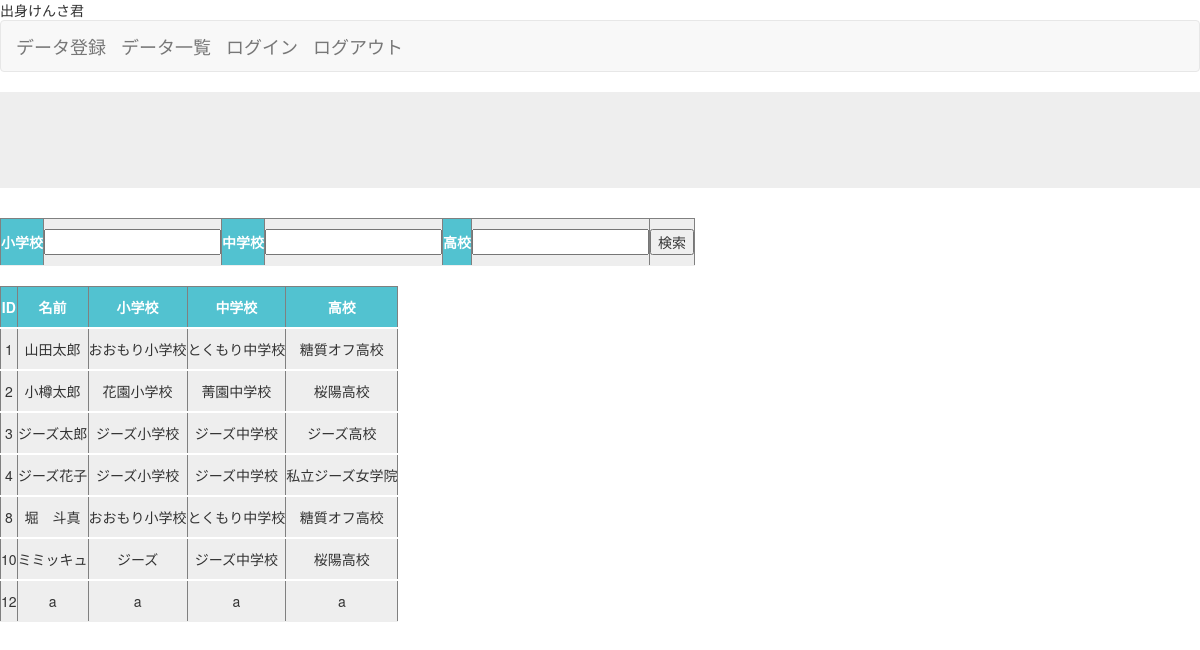
Page /PHP_kadai/search.php (signed in) on the committed database.
### tables this page shows
CREATE TABLE `school` (
  `id` int(12) NOT NULL,
  `name` varchar(64) NOT NULL,
  `e_school` varchar(64) NOT NULL,
  `j_school` varchar(64) NOT NULL,
  `h_school` varchar(64) NOT NULL,
  `date` datetime NOT NULL
);

### PHP_kadai/search.php (the view, shortened to what this page needs)
<?php
require_once('common.php');
$dsn='mysql:dbname=kadai;host=localhost;charset=utf8';
$user='root';
$password='';
$dbh=new PDO($dsn,$user,$password);
$dbh->setAttribute(PDO::ATTR_ERRMODE,PDO::ERRMODE_EXCEPTION);
if (isset($_POST["search"])) {
if (isset($_POST["e_school"]) && empty($_POST["j_school"]) && empty($_POST["h_school"])){
$e_school = $_POST["e_school"];
$j_school = '';
$h_school = '';
}
if (empty($_POST["e_school"]) && isset($_POST["j_school"]) && empty($_POST["h_school"])){
$e_school = '';
$j_school = $_POST["j_school"];
$h_school = '';
}
if (empty($_POST["e_school"]) && empty($_POST["j_school"]) && isset($_POST["h_school"])){
$e_school = '';
$j_school = '';
$h_school = $_POST["h_school"];
}
if (empty($_POST["e_school"]) && isset($_POST["j_school"]) && isset($_POST["h_school"])){
$e_school = $_POST[""];
$j_school = $_POST["j_school"];
$h_school = $_POST["h_school"];
}
if (isset($_POST["e_school"]) && empty($_POST["j_school"]) && isset($_POST["h_school"])){
$e_school = $_POST["e_school"];
$j_school = $_POST[""];
$h_school = $_POST["h_school"];
}
if (isset($_POST["e_school"]) && isset($_POST["j_school"]) && empty($_POST["h_school"])){
$e_school = $_POST["e_school"];
$j_school = $_POST["j_school"];
$h_school = $_POST[""];
}
if (isset($_POST["e_school"]) && isset($_POST["j_school"]) && isset($_POST["h_school"])){
$e_school = $_POST["e_school"];
$j_school = $_POST["j_school"];
$h_school = $_POST["h_school"];
}
$sql="SELECT * FROM school WHERE e_school like '%{$e_school}%' and j_school like '%{$j_school}%' and h_school like '%{$h_school}%'";
$rec = $dbh->prepare($sql);
$rec->execute();
$rec_list = $rec->fetchAll(PDO::FETCH_ASSOC);
}else{
$sql='SELECT * FROM school WHERE 1';
$rec = $dbh->prepare($sql);
$rec->execute();
$rec_list = $rec->fetchAll(PDO::FETCH_ASSOC);
}
?>
<!DOCTYPE html>
<html>
<head>
</head>
<?= head_parts('検索画面') ?>
<header>
    出身けんさ君
    <nav class="navbar navbar-default">
            <div class="container-fluid">
                <div class="navbar-header"><a class="navbar-brand" href="index.php">データ登録</a></div>
                <div class="navbar-header"><a class="navbar-brand" href="select.php">データ一覧</a></div>
                <div class="navbar-header"><a class="navbar-brand" href="login.php">ログイン</a></div>
                <div class="navbar-header"><a class="navbar-brand" href="logout.php">ログアウト</a></div>
            </div>
        </nav>
</header>
<body>
<form action="search.php" method="POST">
<table border="1" style="border-collapse: collapse">
<div class="jumbotron">
<tr>
<th>小学校</th>
<td><input type="text" name="e_school" value="<?php if( !empty($_POST['e_school']) ){ echo $_POST['e_school']; } ?>"></td></td>
<th>中学校</th>
<td><input type="text" name="j_school" value="<?php if( !empty($_POST['j_school']) ){ echo $_POST['j_school']; } ?>"></td>
<th>高校</th>
<td><input type="text" name="h_school" value="<?php if( !empty($_POST['h_school']) ){ echo $_POST['h_school']; } ?>"></td>
<td><input type="submit" name="search" value="検索"></td>
</tr>
</div>
</table>
</form>
<br />
<table border="1" style="border-collapse: collapse">
<tr>
<th>ID</th>
<th>名前</th>
<th>小学校</th>
<th>中学校</th>
<th>高校</th>
</tr>
<?php foreach ($rec_list as $rec) { ?>
<tr>
<td><?php echo $rec['id'];?></td>
<td><?php echo $rec['name'];?></td>
<td><?php echo $rec['e_school'];?></td>
<td><?php echo $rec['j_school'];?></td>
<td><?php echo $rec['h_school'];?></td>
</tr>
<?php } ?>
</table>
</body>
</html>

### PHP_kadai/common.php
<?php
function head_parts($title)
{
    return <<<EOM
<meta charset="UTF-8">
<meta http-equiv="X-UA-Compatible" content="IE=edge">
<meta name="viewport" content="width=device-width, initial-scale=1.0">
<link rel="stylesheet" href="css/style.css">
<title>$title</title>
EOM;
}

### PHP_kadai/search.php (style rules this page uses)
table { border-collapse: collapse; }
table tr { border-bottom: solid 2px white; }
table tr:last-child { border-bottom: none; }
table th { position: relative; text-align: left; background-color: #52c2d0; color: white; text-align: center; padding: 10px 0; }
table th:after { display: block; top:calc(50% - 10px); right:-10px; border-left: 10px solid #52c2d0; border-top: 10px solid transparent; border-bottom: 10px solid transparent; }
table td { text-align: left; text-align: center; background-color: #eee; padding: 10px 0; }

### rows in the picture
school: id "1", name "山田太郎", e_school "おおもり小学校", j_school "とくもり中学校", h_school "糖質オフ高校"
school: id "2", name "小樽太郎", e_school "花園小学校", j_school "菁園中学校", h_school "桜陽高校"
school: id "3", name "ジーズ太郎", e_school "ジーズ小学校", j_school "ジーズ中学校", h_school "ジーズ高校"
school: id "4", name "ジーズ花子", e_school "ジーズ小学校", j_school "ジーズ中学校", h_school "私立ジーズ女学院"
school: id "8", name "堀 斗真", e_school "おおもり小学校", j_school "とくもり中学校", h_school "糖質オフ高校"
school: id "10", name "ミミッキュ", e_school "ジーズ", j_school "ジーズ中学校", h_school "桜陽高校"
school: id "12", name "a", e_school "a", j_school "a", h_school "a"
